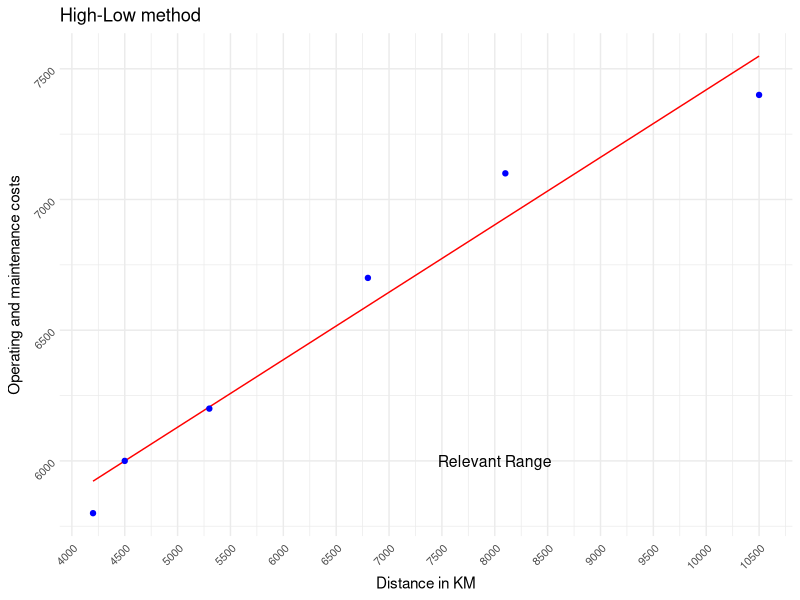

Source code (R):
library(ggplot2)

months <- c("May", "June", "July", "August", "September", "October")
 x <- c(4200, 5300, 6800, 8100, 10500, 4500)
 y<- c(5800, 6200, 6700, 7100, 7400, 6000)
 my_data <- data.frame(months, x, y)

model_lm <- lm(data=my_data, y ~ x)
model_lm$coefficients 
 
 
 
ggplot(data = my_data, aes(x = x, y = y)) +
   geom_function(fun=function(x) 4838.3488531+0.2581195*x, color="red") +
   geom_point(color = "blue") +
   labs(x = "Distance in KM", y = "Operating and maintenance costs", title = "High-Low method") +
   theme_minimal() +
   xlim(0, 12000) +
   ylim(0, 8000) +
   scale_x_continuous(breaks = seq(0, 12000, by = 500)) +
   scale_y_continuous(breaks = seq(3500, 8000, by = 500)) +
   theme(axis.text.x = element_text(angle = 45, hjust = 1, size = 8)) +
   theme(axis.text.y = element_text(angle = 45, hjust = 1, size = 8)) +
   annotate("text", x = 8000, y = 6000, label = "Relevant Range", color = "black", size = 4)
